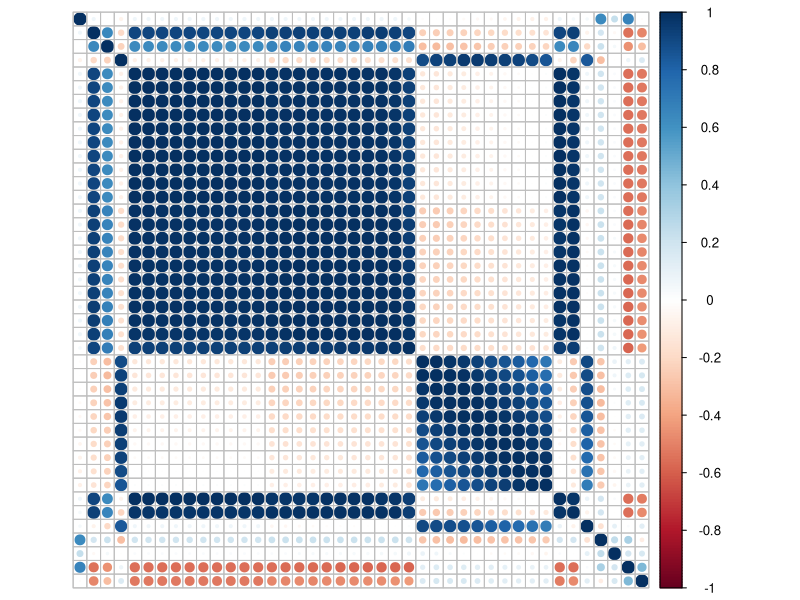
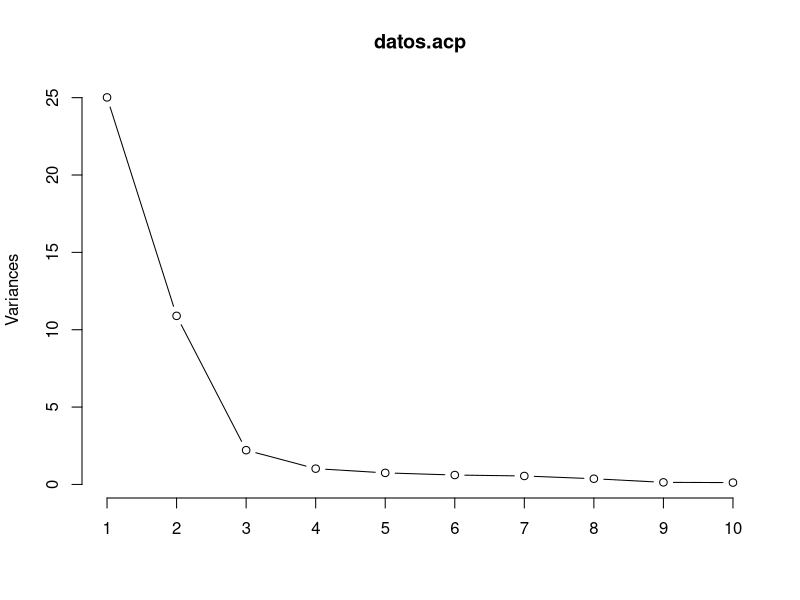
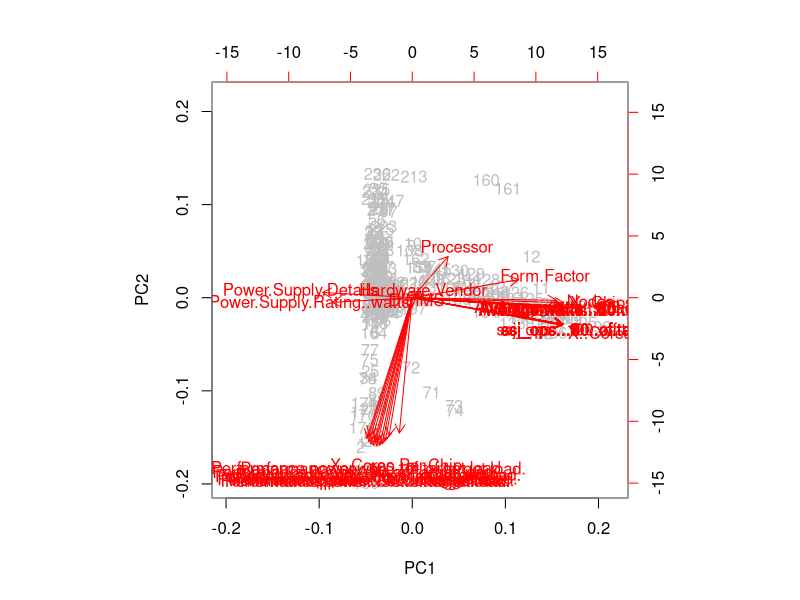

The R script that drew these images, in order:
#install.packages("corrplot")
library(corrplot)

datos <- read.csv("specNormalizado.csv")

matCorr <- cor(datos)

colnames(matCorr)[0:42] <- ""
rownames(matCorr)[0:42] <- ""

#corrplot(matCorr, method="color")
corrplot(matCorr, method="circle")

#true correlacion, false covarianzas
datos.acp <- prcomp(datos, scale = TRUE)

summary(datos.acp)
plot(datos.acp, type = "lines")

biplot(datos.acp, col=c("gray", "red"))

